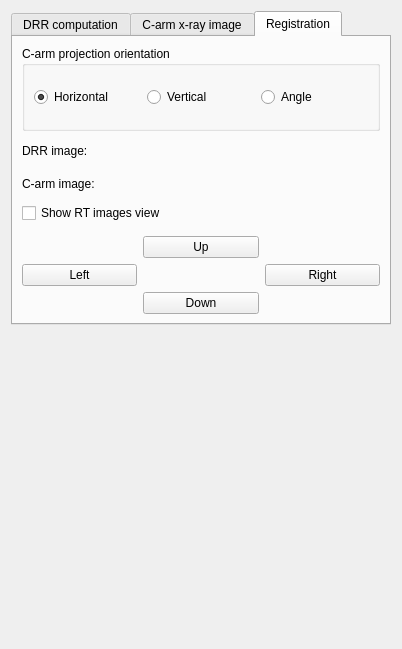
<?xml version="1.0" encoding="UTF-8"?>
<ui version="4.0">
 <class>qSlicerCarmXrayBeamWidget</class>
 <widget class="qSlicerWidget" name="qSlicerCarmXrayBeamWidget">
  <property name="geometry">
   <rect>
    <x>0</x>
    <y>0</y>
    <width>402</width>
    <height>649</height>
   </rect>
  </property>
  <property name="windowTitle">
   <string>C-Arm X-ray Control</string>
  </property>
  <layout class="QGridLayout" name="gridLayout_2">
   <item row="0" column="0">
    <widget class="QTabWidget" name="TabWidget_CarmXray">
     <property name="currentIndex">
      <number>2</number>
     </property>
     <widget class="QWidget" name="tabDrr">
      <attribute name="title">
       <string>DRR computation</string>
      </attribute>
      <layout class="QGridLayout" name="gridLayout_5">
       <item row="2" column="0">
        <widget class="QPushButton" name="PushButton_ComputeCarmXrayDrr">
         <property name="text">
          <string>Compute DRR</string>
         </property>
        </widget>
       </item>
       <item row="0" column="0">
        <layout class="QGridLayout" name="gridLayout_6">
         <item row="0" column="0">
          <widget class="QLabel" name="label">
           <property name="text">
            <string>DRR node:</string>
           </property>
          </widget>
         </item>
         <item row="1" column="0">
          <widget class="QLabel" name="label_3">
           <property name="text">
            <string>Resolution (pixels):</string>
           </property>
           <property name="alignment">
            <set>Qt::AlignLeading|Qt::AlignLeft|Qt::AlignVCenter</set>
           </property>
          </widget>
         </item>
         <item row="0" column="1">
          <widget class="qMRMLNodeComboBox" name="MRMLNodeComboBox_DrrNode">
           <property name="nodeTypes">
            <stringlist notr="true">
             <string>vtkMRMLDrrImageComputationNode</string>
            </stringlist>
           </property>
           <property name="hideChildNodeTypes">
            <stringlist notr="true"/>
           </property>
           <property name="interactionNodeSingletonTag">
            <string notr="true"/>
           </property>
          </widget>
         </item>
         <item row="2" column="0">
          <widget class="QLabel" name="label_2">
           <property name="text">
            <string>Spacing (mm):</string>
           </property>
           <property name="alignment">
            <set>Qt::AlignLeading|Qt::AlignLeft|Qt::AlignVCenter</set>
           </property>
          </widget>
         </item>
         <item row="3" column="0">
          <widget class="QLabel" name="label_4">
           <property name="text">
            <string>SAD (mm):</string>
           </property>
           <property name="alignment">
            <set>Qt::AlignLeading|Qt::AlignLeft|Qt::AlignVCenter</set>
           </property>
          </widget>
         </item>
         <item row="4" column="0">
          <widget class="QLabel" name="label_5">
           <property name="text">
            <string>SID (mm):</string>
           </property>
           <property name="alignment">
            <set>Qt::AlignLeading|Qt::AlignLeft|Qt::AlignVCenter</set>
           </property>
          </widget>
         </item>
         <item row="1" column="1">
          <widget class="QLabel" name="Label_DrrResolution">
           <property name="text">
            <string/>
           </property>
          </widget>
         </item>
         <item row="2" column="1">
          <widget class="QLabel" name="Label_DrrSpacing">
           <property name="text">
            <string/>
           </property>
          </widget>
         </item>
         <item row="3" column="1">
          <widget class="QLabel" name="Label_DrrSAD">
           <property name="text">
            <string/>
           </property>
          </widget>
         </item>
         <item row="4" column="1">
          <widget class="QLabel" name="Label_DrrSID">
           <property name="text">
            <string/>
           </property>
          </widget>
         </item>
        </layout>
       </item>
       <item row="3" column="0">
        <spacer name="verticalSpacer">
         <property name="orientation">
          <enum>Qt::Vertical</enum>
         </property>
         <property name="sizeHint" stdset="0">
          <size>
           <width>20</width>
           <height>107</height>
          </size>
         </property>
        </spacer>
       </item>
      </layout>
     </widget>
     <widget class="QWidget" name="tabCarm">
      <attribute name="title">
       <string>C-arm x-ray image</string>
      </attribute>
      <layout class="QGridLayout" name="gridLayout_9">
       <item row="0" column="0">
        <layout class="QGridLayout" name="gridLayout_8">
         <item row="1" column="0" colspan="2">
          <widget class="qMRMLVolumeInfoWidget" name="MRMLVolumeInfoWidget_CarmXrayImageVolume"/>
         </item>
         <item row="0" column="0">
          <widget class="QLabel" name="label_8">
           <property name="text">
            <string>C-arm x-ray image volume:</string>
           </property>
          </widget>
         </item>
         <item row="0" column="1">
          <widget class="qMRMLNodeComboBox" name="MRMLNodeComboBox_CarmRawVolume">
           <property name="nodeTypes">
            <stringlist notr="true">
             <string>vtkMRMLScalarVolumeNode</string>
            </stringlist>
           </property>
           <property name="hideChildNodeTypes">
            <stringlist notr="true"/>
           </property>
           <property name="interactionNodeSingletonTag">
            <string notr="true"/>
           </property>
          </widget>
         </item>
         <item row="2" column="0" colspan="2">
          <widget class="QPushButton" name="PushButton_TransformCarmRawImage">
           <property name="text">
            <string>Transform c-arm raw image</string>
           </property>
          </widget>
         </item>
        </layout>
       </item>
      </layout>
     </widget>
     <widget class="QWidget" name="tabDrrRtImageRegistration">
      <attribute name="title">
       <string>Registration</string>
      </attribute>
      <layout class="QGridLayout" name="gridLayout_3">
       <item row="3" column="0">
        <layout class="QGridLayout" name="gridLayout_7">
         <item row="2" column="2">
          <widget class="QPushButton" name="PushButton_Right">
           <property name="minimumSize">
            <size>
             <width>0</width>
             <height>0</height>
            </size>
           </property>
           <property name="text">
            <string>Right</string>
           </property>
           <property name="icon">
            <iconset resource="../qSlicerPatientPositioningModule.qrc">
             <normaloff>:/Icons/go-next.png</normaloff>:/Icons/go-next.png</iconset>
           </property>
          </widget>
         </item>
         <item row="3" column="1">
          <widget class="QPushButton" name="PushButton_Down">
           <property name="minimumSize">
            <size>
             <width>0</width>
             <height>0</height>
            </size>
           </property>
           <property name="text">
            <string>Down</string>
           </property>
           <property name="icon">
            <iconset resource="../qSlicerPatientPositioningModule.qrc">
             <normaloff>:/Icons/go-down.png</normaloff>:/Icons/go-down.png</iconset>
           </property>
          </widget>
         </item>
         <item row="1" column="1">
          <widget class="QPushButton" name="PushButton_Up">
           <property name="minimumSize">
            <size>
             <width>0</width>
             <height>0</height>
            </size>
           </property>
           <property name="text">
            <string>Up</string>
           </property>
           <property name="icon">
            <iconset resource="../qSlicerPatientPositioningModule.qrc">
             <normaloff>:/Icons/go-up.png</normaloff>:/Icons/go-up.png</iconset>
           </property>
          </widget>
         </item>
         <item row="2" column="0">
          <widget class="QPushButton" name="PushButton_Left">
           <property name="minimumSize">
            <size>
             <width>0</width>
             <height>0</height>
            </size>
           </property>
           <property name="text">
            <string>Left</string>
           </property>
           <property name="icon">
            <iconset resource="../qSlicerPatientPositioningModule.qrc">
             <normaloff>:/Icons/go-previous.png</normaloff>:/Icons/go-previous.png</iconset>
           </property>
          </widget>
         </item>
         <item row="0" column="0" colspan="3">
          <widget class="qMRMLTransformSliders" name="MRMLTransformSliders_RegistrationTranslate">
           <property name="enabled">
            <bool>false</bool>
           </property>
           <property name="Title">
            <string>Translation</string>
           </property>
           <property name="CoordinateReference">
            <enum>qMRMLTransformSliders::LOCAL</enum>
           </property>
           <property name="LRLabel">
            <string>Left-Right</string>
           </property>
           <property name="PALabel">
            <string>Up-Down</string>
           </property>
           <property name="ISLabel">
            <string/>
           </property>
          </widget>
         </item>
        </layout>
       </item>
       <item row="1" column="0">
        <layout class="QGridLayout" name="gridLayout">
         <item row="0" column="1">
          <widget class="qMRMLNodeComboBox" name="MRMLNodeComboBox_DrrImageNode">
           <property name="nodeTypes">
            <stringlist notr="true">
             <string>vtkMRMLScalarVolumeNode</string>
            </stringlist>
           </property>
           <property name="hideChildNodeTypes">
            <stringlist notr="true"/>
           </property>
           <property name="interactionNodeSingletonTag">
            <string notr="true"/>
           </property>
          </widget>
         </item>
         <item row="1" column="1">
          <widget class="qMRMLNodeComboBox" name="MRMLNodeComboBox_CarmXrayImageNode">
           <property name="nodeTypes">
            <stringlist notr="true">
             <string>vtkMRMLScalarVolumeNode</string>
            </stringlist>
           </property>
           <property name="hideChildNodeTypes">
            <stringlist notr="true"/>
           </property>
           <property name="interactionNodeSingletonTag">
            <string notr="true"/>
           </property>
          </widget>
         </item>
         <item row="0" column="0">
          <widget class="QLabel" name="label_6">
           <property name="text">
            <string>DRR image:</string>
           </property>
          </widget>
         </item>
         <item row="1" column="0">
          <widget class="QLabel" name="label_7">
           <property name="text">
            <string>C-arm image:</string>
           </property>
          </widget>
         </item>
         <item row="2" column="0" colspan="2">
          <widget class="ctkCheckBox" name="CheckBox_ShowRtImageView">
           <property name="text">
            <string>Show RT images view</string>
           </property>
           <property name="iconSize">
            <size>
             <width>48</width>
             <height>48</height>
            </size>
           </property>
           <property name="indicatorIcon">
            <iconset resource="../../../../Slicer/Libs/MRML/Widgets/Resources/qMRMLWidgets.qrc">
             <normaloff>:/Icons/VisibleOn.png</normaloff>
             <normalon>:/Icons/VisibleOff.png</normalon>:/Icons/VisibleOn.png</iconset>
           </property>
           <property name="indicatorIconSize">
            <size>
             <width>48</width>
             <height>48</height>
            </size>
           </property>
          </widget>
         </item>
        </layout>
       </item>
       <item row="0" column="0">
        <widget class="QGroupBox" name="groupBox">
         <property name="title">
          <string>C-arm projection orientation</string>
         </property>
         <layout class="QGridLayout" name="gridLayout_4">
          <item row="0" column="0">
           <layout class="QHBoxLayout" name="horizontalLayout">
            <item>
             <widget class="QRadioButton" name="RadioButton_OrientationHorizontal">
              <property name="text">
               <string>Horizontal</string>
              </property>
              <property name="checked">
               <bool>true</bool>
              </property>
              <attribute name="buttonGroup">
               <string notr="true">ButtonGroup_CarmProjectionOrientation</string>
              </attribute>
             </widget>
            </item>
            <item>
             <widget class="QRadioButton" name="RadioButton_OrientationVertical">
              <property name="text">
               <string>Vertical</string>
              </property>
              <attribute name="buttonGroup">
               <string notr="true">ButtonGroup_CarmProjectionOrientation</string>
              </attribute>
             </widget>
            </item>
            <item>
             <widget class="QRadioButton" name="RadioButton_OrientationAngle">
              <property name="text">
               <string>Angle</string>
              </property>
              <attribute name="buttonGroup">
               <string notr="true">ButtonGroup_CarmProjectionOrientation</string>
              </attribute>
             </widget>
            </item>
           </layout>
          </item>
         </layout>
        </widget>
       </item>
      </layout>
     </widget>
    </widget>
   </item>
   <item row="1" column="0">
    <spacer name="verticalSpacer_2">
     <property name="orientation">
      <enum>Qt::Vertical</enum>
     </property>
     <property name="sizeHint" stdset="0">
      <size>
       <width>20</width>
       <height>40</height>
      </size>
     </property>
    </spacer>
   </item>
  </layout>
 </widget>
 <customwidgets>
  <customwidget>
   <class>ctkCheckBox</class>
   <extends>QCheckBox</extends>
   <header>ctkCheckBox.h</header>
  </customwidget>
  <customwidget>
   <class>qMRMLNodeComboBox</class>
   <extends>QWidget</extends>
   <header>qMRMLNodeComboBox.h</header>
   <container>1</container>
  </customwidget>
  <customwidget>
   <class>qMRMLTransformSliders</class>
   <extends>qMRMLWidget</extends>
   <header>qMRMLTransformSliders.h</header>
  </customwidget>
  <customwidget>
   <class>qMRMLVolumeInfoWidget</class>
   <extends>qMRMLWidget</extends>
   <header>qMRMLVolumeInfoWidget.h</header>
  </customwidget>
  <customwidget>
   <class>qMRMLWidget</class>
   <extends>QWidget</extends>
   <header>qMRMLWidget.h</header>
   <container>1</container>
  </customwidget>
  <customwidget>
   <class>qSlicerWidget</class>
   <extends>QWidget</extends>
   <header>qSlicerWidget.h</header>
   <container>1</container>
  </customwidget>
 </customwidgets>
 <resources>
  <include location="../qSlicerPatientPositioningModule.qrc"/>
  <include location="../../../../Slicer/Libs/MRML/Widgets/Resources/qMRMLWidgets.qrc"/>
 </resources>
 <connections>
  <connection>
   <sender>qSlicerCarmXrayBeamWidget</sender>
   <signal>mrmlSceneChanged(vtkMRMLScene*)</signal>
   <receiver>MRMLNodeComboBox_CarmXrayImageNode</receiver>
   <slot>setMRMLScene(vtkMRMLScene*)</slot>
   <hints>
    <hint type="sourcelabel">
     <x>208</x>
     <y>279</y>
    </hint>
    <hint type="destinationlabel">
     <x>250</x>
     <y>159</y>
    </hint>
   </hints>
  </connection>
  <connection>
   <sender>qSlicerCarmXrayBeamWidget</sender>
   <signal>mrmlSceneChanged(vtkMRMLScene*)</signal>
   <receiver>MRMLNodeComboBox_DrrImageNode</receiver>
   <slot>setMRMLScene(vtkMRMLScene*)</slot>
   <hints>
    <hint type="sourcelabel">
     <x>208</x>
     <y>279</y>
    </hint>
    <hint type="destinationlabel">
     <x>250</x>
     <y>130</y>
    </hint>
   </hints>
  </connection>
  <connection>
   <sender>qSlicerCarmXrayBeamWidget</sender>
   <signal>mrmlSceneChanged(vtkMRMLScene*)</signal>
   <receiver>MRMLNodeComboBox_DrrNode</receiver>
   <slot>setMRMLScene(vtkMRMLScene*)</slot>
   <hints>
    <hint type="sourcelabel">
     <x>208</x>
     <y>279</y>
    </hint>
    <hint type="destinationlabel">
     <x>267</x>
     <y>57</y>
    </hint>
   </hints>
  </connection>
  <connection>
   <sender>qSlicerCarmXrayBeamWidget</sender>
   <signal>mrmlSceneChanged(vtkMRMLScene*)</signal>
   <receiver>MRMLNodeComboBox_CarmRawVolume</receiver>
   <slot>setMRMLScene(vtkMRMLScene*)</slot>
   <hints>
    <hint type="sourcelabel">
     <x>200</x>
     <y>324</y>
    </hint>
    <hint type="destinationlabel">
     <x>282</x>
     <y>57</y>
    </hint>
   </hints>
  </connection>
  <connection>
   <sender>MRMLNodeComboBox_CarmRawVolume</sender>
   <signal>currentNodeChanged(vtkMRMLNode*)</signal>
   <receiver>MRMLVolumeInfoWidget_CarmXrayImageVolume</receiver>
   <slot>setVolumeNode(vtkMRMLNode*)</slot>
   <hints>
    <hint type="sourcelabel">
     <x>282</x>
     <y>57</y>
    </hint>
    <hint type="destinationlabel">
     <x>200</x>
     <y>273</y>
    </hint>
   </hints>
  </connection>
 </connections>
 <buttongroups>
  <buttongroup name="ButtonGroup_CarmProjectionOrientation"/>
 </buttongroups>
</ui>
